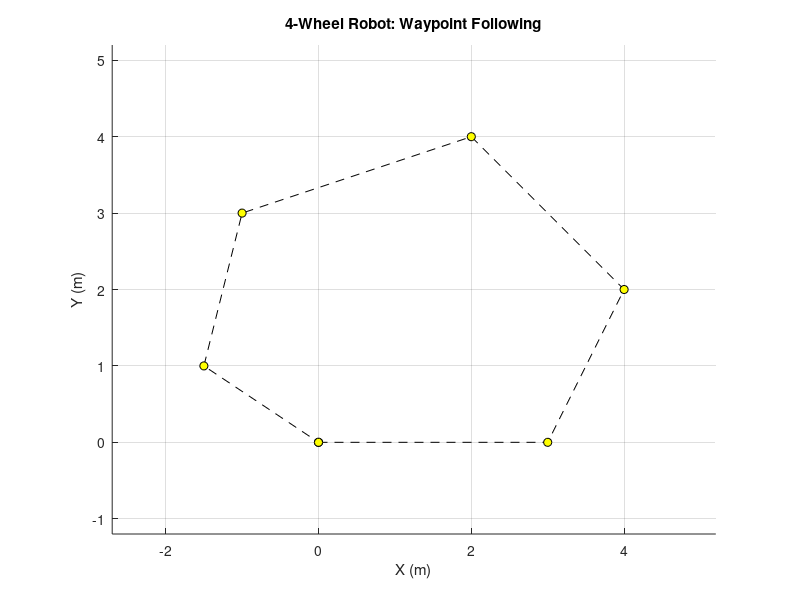

Recreate this plot in MATLAB. (Note: this script raises an error after producing the figure.)
% four_wheel_robot.m
% Basic 4-wheel (skid-steer / differential drive) robot simulation.
% The robot follows a series of waypoints using a proportional
% heading controller. Pure MATLAB - no toolboxes required.
%
% Created by Claude via the MATLAB MCP server.

%% Parameters
bodyLen   = 0.50;          % robot body length (m)
bodyWid   = 0.35;          % robot body width (m)
wheelLen  = 0.16;          % wheel length (m)
wheelWid  = 0.06;          % wheel width (m)
dt        = 0.05;          % time step (s)
vMax      = 0.8;           % max forward speed (m/s)
kHeading  = 2.5;           % heading P-controller gain
wpRadius  = 0.25;          % waypoint reached threshold (m)
maxSteps  = 5000;          % safety limit

% Waypoint course (m)
waypoints = [0 0; 3 0; 4 2; 2 4; -1 3; -1.5 1; 0 0];

%% Figure setup
fig = figure('Name', '4-Wheel Robot Simulation', 'NumberTitle', 'off');
ax = axes(fig); hold(ax, 'on'); grid(ax, 'on'); axis(ax, 'equal');
pad = 1.2;
xlim(ax, [min(waypoints(:,1))-pad, max(waypoints(:,1))+pad]);
ylim(ax, [min(waypoints(:,2))-pad, max(waypoints(:,2))+pad]);
xlabel(ax, 'X (m)'); ylabel(ax, 'Y (m)');
title(ax, '4-Wheel Robot: Waypoint Following');

plot(ax, waypoints(:,1), waypoints(:,2), 'k--o', 'MarkerFaceColor', 'y', ...
    'DisplayName', 'Waypoint course');
trail = animatedline(ax, 'Color', [0 0.45 0.74], 'LineWidth', 1.5, ...
    'DisplayName', 'Robot path');
legend(ax, 'Location', 'best');

% Robot graphics: body + 4 wheels inside one transform
tf = hgtransform('Parent', ax);
bodyX = [-1 1 1 -1] * bodyLen/2;
bodyY = [-1 -1 1 1] * bodyWid/2;
patch('Parent', tf, 'XData', bodyX, 'YData', bodyY, ...
    'FaceColor', [0.3 0.6 0.9], 'EdgeColor', 'k', 'HandleVisibility', 'off');
% heading marker (nose triangle)
patch('Parent', tf, 'XData', [bodyLen/2-0.1 bodyLen/2 bodyLen/2-0.1], ...
    'YData', [-0.07 0 0.07], 'FaceColor', 'r', 'EdgeColor', 'none', ...
    'HandleVisibility', 'off');
% 4 wheels at the corners
wx = [-1 -1 1 1] * bodyLen*0.30;
wy = [-1 1 -1 1] * (bodyWid/2 + wheelWid/2);
for k = 1:4
    patch('Parent', tf, ...
        'XData', wx(k) + [-1 1 1 -1]*wheelLen/2, ...
        'YData', wy(k) + [-1 -1 1 1]*wheelWid/2, ...
        'FaceColor', [0.15 0.15 0.15], 'EdgeColor', 'none', ...
        'HandleVisibility', 'off');
end

%% Simulation loop
pose = [waypoints(1,1); waypoints(1,2); 0];   % [x; y; theta]
wpIdx = 2;
distTotal = 0;
simTime = 0;

for step = 1:maxSteps
    target = waypoints(wpIdx, :)';
    delta = target - pose(1:2);
    distToWp = norm(delta);

    if distToWp < wpRadius
        wpIdx = wpIdx + 1;
        if wpIdx > size(waypoints, 1)
            break;  % course complete
        end
        continue;
    end

    % Heading controller
    desiredTh = atan2(delta(2), delta(1));
    headErr = atan2(sin(desiredTh - pose(3)), cos(desiredTh - pose(3)));
    omega = kHeading * headErr;
    v = vMax * max(0.15, cos(headErr));   % slow down for sharp turns

    % Differential-drive kinematics
    pose(1) = pose(1) + v * cos(pose(3)) * dt;
    pose(2) = pose(2) + v * sin(pose(3)) * dt;
    pose(3) = pose(3) + omega * dt;

    distTotal = distTotal + v * dt;
    simTime = simTime + dt;

    % Animate
    set(tf, 'Matrix', makehgtform('translate', [pose(1) pose(2) 0], ...
        'zrotate', pose(3)));
    addpoints(trail, pose(1), pose(2));
    drawnow limitrate;
end

drawnow;
fprintf('Course complete: %d waypoints, %.1f m traveled in %.1f s sim time.\n', ...
    size(waypoints, 1), distTotal, simTime);
